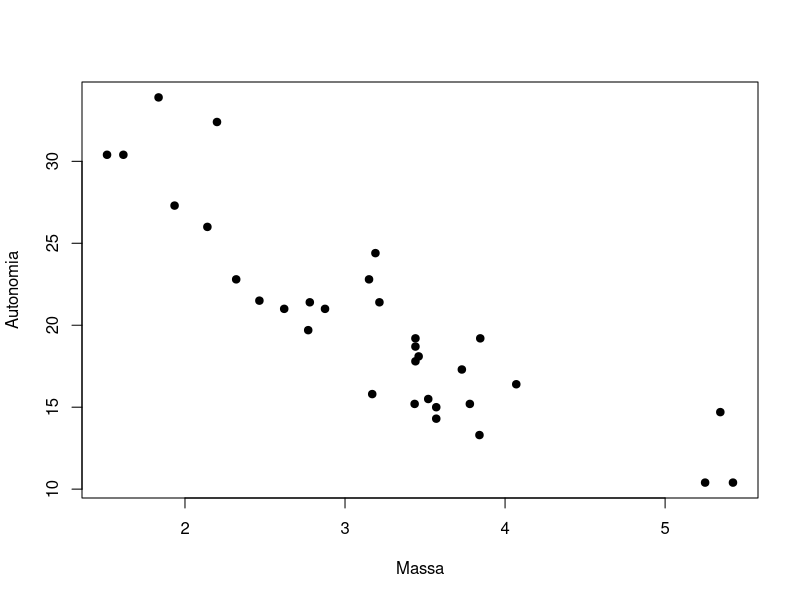

Generate this figure with R:
# Correlação tau de Kendall ----

# Ajuste e resultados ----
print(cor.test(mtcars$wt, mtcars$mpg,
               method = "kendall", exact = FALSE))

# Visualização e diagnóstico ----
plot(mtcars$wt, mtcars$mpg, pch = 19, xlab = "Massa", ylab = "Autonomia")


# Análises unilaterais: use somente a direção definida antes da análise ----
# H1: concordância positiva entre as ordenações
print(cor.test(mtcars$wt, mtcars$mpg, method = "kendall", exact = FALSE, alternative = "greater"))
# H1: concordância negativa entre as ordenações
print(cor.test(mtcars$wt, mtcars$mpg, method = "kendall", exact = FALSE, alternative = "less"))
